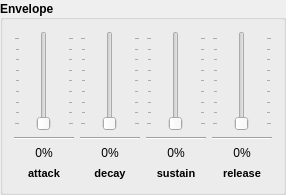
         <widget class="QGroupBox" name="groupBox_27">
          <property name="font">
           <font>
            <weight>75</weight>
            <bold>true</bold>
           </font>
          </property>
          <property name="title">
           <string>Envelope</string>
          </property>
          <property name="alignment">
           <set>Qt::AlignLeading|Qt::AlignLeft|Qt::AlignVCenter</set>
          </property>
          <layout class="QHBoxLayout" name="horizontalLayout_101">
           <item>
            <layout class="QVBoxLayout" name="verticalLayout_99">
             <item>
              <spacer name="verticalSpacer_83">
               <property name="orientation">
                <enum>Qt::Vertical</enum>
               </property>
               <property name="sizeType">
                <enum>QSizePolicy::Minimum</enum>
               </property>
               <property name="sizeHint" stdset="0">
                <size>
                 <width>20</width>
                 <height>0</height>
                </size>
               </property>
              </spacer>
             </item>
             <item>
              <widget class="QSlider" name="slider_envelope_attack">
               <property name="sizePolicy">
                <sizepolicy hsizetype="Minimum" vsizetype="Expanding">
                 <horstretch>0</horstretch>
                 <verstretch>0</verstretch>
                </sizepolicy>
               </property>
               <property name="minimumSize">
                <size>
                 <width>60</width>
                 <height>100</height>
                </size>
               </property>
               <property name="maximumSize">
                <size>
                 <width>60</width>
                 <height>200</height>
                </size>
               </property>
               <property name="font">
                <font>
                 <weight>50</weight>
                 <bold>false</bold>
                </font>
               </property>
               <property name="minimum">
                <number>0</number>
               </property>
               <property name="maximum">
                <number>32767</number>
               </property>
               <property name="orientation">
                <enum>Qt::Vertical</enum>
               </property>
               <property name="tickPosition">
                <enum>QSlider::TicksBothSides</enum>
               </property>
               <property name="tickInterval">
                <number>4096</number>
               </property>
              </widget>
             </item>
             <item>
              <widget class="Line" name="line_38">
               <property name="orientation">
                <enum>Qt::Horizontal</enum>
               </property>
              </widget>
             </item>
             <item>
              <widget class="QLabel" name="lbl_attack">
               <property name="font">
                <font>
                 <weight>50</weight>
                 <bold>false</bold>
                </font>
               </property>
               <property name="text">
                <string>0%</string>
               </property>
               <property name="alignment">
                <set>Qt::AlignCenter</set>
               </property>
              </widget>
             </item>
             <item>
              <widget class="QLabel" name="lbl_envelop_attack_6">
               <property name="minimumSize">
                <size>
                 <width>0</width>
                 <height>15</height>
                </size>
               </property>
               <property name="maximumSize">
                <size>
                 <width>16777215</width>
                 <height>15</height>
                </size>
               </property>
               <property name="font">
                <font>
                 <pointsize>8</pointsize>
                 <weight>75</weight>
                 <bold>true</bold>
                </font>
               </property>
               <property name="text">
                <string>attack</string>
               </property>
               <property name="alignment">
                <set>Qt::AlignCenter</set>
               </property>
              </widget>
             </item>
            </layout>
           </item>
           <item>
            <layout class="QVBoxLayout" name="verticalLayout_100">
             <item>
              <spacer name="verticalSpacer_84">
               <property name="orientation">
                <enum>Qt::Vertical</enum>
               </property>
               <property name="sizeType">
                <enum>QSizePolicy::Minimum</enum>
               </property>
               <property name="sizeHint" stdset="0">
                <size>
                 <width>20</width>
                 <height>0</height>
                </size>
               </property>
              </spacer>
             </item>
             <item>
              <widget class="QSlider" name="slider_envelope_decay">
               <property name="sizePolicy">
                <sizepolicy hsizetype="Minimum" vsizetype="Expanding">
                 <horstretch>0</horstretch>
                 <verstretch>0</verstretch>
                </sizepolicy>
               </property>
               <property name="minimumSize">
                <size>
                 <width>60</width>
                 <height>100</height>
                </size>
               </property>
               <property name="maximumSize">
                <size>
                 <width>60</width>
                 <height>200</height>
                </size>
               </property>
               <property name="font">
                <font>
                 <weight>50</weight>
                 <bold>false</bold>
                </font>
               </property>
               <property name="minimum">
                <number>0</number>
               </property>
               <property name="maximum">
                <number>32767</number>
               </property>
               <property name="orientation">
                <enum>Qt::Vertical</enum>
               </property>
               <property name="tickPosition">
                <enum>QSlider::TicksBothSides</enum>
               </property>
               <property name="tickInterval">
                <number>4096</number>
               </property>
              </widget>
             </item>
             <item>
              <widget class="Line" name="line_39">
               <property name="orientation">
                <enum>Qt::Horizontal</enum>
               </property>
              </widget>
             </item>
             <item>
              <widget class="QLabel" name="lbl_decay">
               <property name="font">
                <font>
                 <weight>50</weight>
                 <bold>false</bold>
                </font>
               </property>
               <property name="text">
                <string>0%</string>
               </property>
               <property name="alignment">
                <set>Qt::AlignCenter</set>
               </property>
              </widget>
             </item>
             <item>
              <widget class="QLabel" name="lbl_envelope_decay_6">
               <property name="minimumSize">
                <size>
                 <width>0</width>
                 <height>15</height>
                </size>
               </property>
               <property name="maximumSize">
                <size>
                 <width>16777215</width>
                 <height>15</height>
                </size>
               </property>
               <property name="font">
                <font>
                 <pointsize>8</pointsize>
                 <weight>75</weight>
                 <bold>true</bold>
                </font>
               </property>
               <property name="text">
                <string>decay</string>
               </property>
               <property name="alignment">
                <set>Qt::AlignCenter</set>
               </property>
              </widget>
             </item>
            </layout>
           </item>
           <item>
            <layout class="QVBoxLayout" name="verticalLayout_101">
             <item>
              <spacer name="verticalSpacer_85">
               <property name="orientation">
                <enum>Qt::Vertical</enum>
               </property>
               <property name="sizeType">
                <enum>QSizePolicy::Minimum</enum>
               </property>
               <property name="sizeHint" stdset="0">
                <size>
                 <width>20</width>
                 <height>0</height>
                </size>
               </property>
              </spacer>
             </item>
             <item>
              <widget class="QSlider" name="slider_envelope_sustain">
               <property name="sizePolicy">
                <sizepolicy hsizetype="Minimum" vsizetype="Expanding">
                 <horstretch>0</horstretch>
                 <verstretch>0</verstretch>
                </sizepolicy>
               </property>
               <property name="minimumSize">
                <size>
                 <width>60</width>
                 <height>100</height>
                </size>
               </property>
               <property name="maximumSize">
                <size>
                 <width>60</width>
                 <height>200</height>
                </size>
               </property>
               <property name="font">
                <font>
                 <weight>50</weight>
                 <bold>false</bold>
                </font>
               </property>
               <property name="minimum">
                <number>0</number>
               </property>
               <property name="maximum">
                <number>32767</number>
               </property>
               <property name="orientation">
                <enum>Qt::Vertical</enum>
               </property>
               <property name="tickPosition">
                <enum>QSlider::TicksBothSides</enum>
               </property>
               <property name="tickInterval">
                <number>4096</number>
               </property>
              </widget>
             </item>
             <item>
              <widget class="Line" name="line_40">
               <property name="orientation">
                <enum>Qt::Horizontal</enum>
               </property>
              </widget>
             </item>
             <item>
              <widget class="QLabel" name="lbl_sustain">
               <property name="font">
                <font>
                 <weight>50</weight>
                 <bold>false</bold>
                </font>
               </property>
               <property name="text">
                <string>0%</string>
               </property>
               <property name="alignment">
                <set>Qt::AlignCenter</set>
               </property>
              </widget>
             </item>
             <item>
              <widget class="QLabel" name="lbl_envelope_sustain_6">
               <property name="minimumSize">
                <size>
                 <width>0</width>
                 <height>15</height>
                </size>
               </property>
               <property name="maximumSize">
                <size>
                 <width>16777215</width>
                 <height>15</height>
                </size>
               </property>
               <property name="font">
                <font>
                 <pointsize>8</pointsize>
                 <weight>75</weight>
                 <bold>true</bold>
                </font>
               </property>
               <property name="text">
                <string>sustain</string>
               </property>
               <property name="alignment">
                <set>Qt::AlignCenter</set>
               </property>
              </widget>
             </item>
            </layout>
           </item>
           <item>
            <layout class="QVBoxLayout" name="verticalLayout_102">
             <item>
              <spacer name="verticalSpacer_86">
               <property name="orientation">
                <enum>Qt::Vertical</enum>
               </property>
               <property name="sizeType">
                <enum>QSizePolicy::Minimum</enum>
               </property>
               <property name="sizeHint" stdset="0">
                <size>
                 <width>20</width>
                 <height>0</height>
                </size>
               </property>
              </spacer>
             </item>
             <item>
              <widget class="QSlider" name="slider_envelope_release">
               <property name="sizePolicy">
                <sizepolicy hsizetype="Minimum" vsizetype="Expanding">
                 <horstretch>0</horstretch>
                 <verstretch>0</verstretch>
                </sizepolicy>
               </property>
               <property name="minimumSize">
                <size>
                 <width>60</width>
                 <height>100</height>
                </size>
               </property>
               <property name="maximumSize">
                <size>
                 <width>60</width>
                 <height>200</height>
                </size>
               </property>
               <property name="font">
                <font>
                 <weight>50</weight>
                 <bold>false</bold>
                </font>
               </property>
               <property name="minimum">
                <number>0</number>
               </property>
               <property name="maximum">
                <number>32767</number>
               </property>
               <property name="orientation">
                <enum>Qt::Vertical</enum>
               </property>
               <property name="tickPosition">
                <enum>QSlider::TicksBothSides</enum>
               </property>
               <property name="tickInterval">
                <number>4096</number>
               </property>
              </widget>
             </item>
             <item>
              <widget class="Line" name="line_41">
               <property name="orientation">
                <enum>Qt::Horizontal</enum>
               </property>
              </widget>
             </item>
             <item>
              <widget class="QLabel" name="lbl_release">
               <property name="font">
                <font>
                 <weight>50</weight>
                 <bold>false</bold>
                </font>
               </property>
               <property name="text">
                <string>0%</string>
               </property>
               <property name="alignment">
                <set>Qt::AlignCenter</set>
               </property>
              </widget>
             </item>
             <item>
              <widget class="QLabel" name="lbl_envelope_release_6">
               <property name="minimumSize">
                <size>
                 <width>0</width>
                 <height>15</height>
                </size>
               </property>
               <property name="maximumSize">
                <size>
                 <width>16777215</width>
                 <height>15</height>
                </size>
               </property>
               <property name="font">
                <font>
                 <pointsize>8</pointsize>
                 <weight>75</weight>
                 <bold>true</bold>
                </font>
               </property>
               <property name="text">
                <string>release</string>
               </property>
               <property name="alignment">
                <set>Qt::AlignCenter</set>
               </property>
              </widget>
             </item>
            </layout>
           </item>
          </layout>
         </widget>
